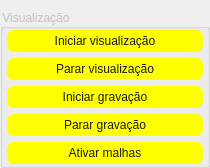
                              <widget class="QFrame" name="frame_29">
                               <property name="frameShape">
                                <enum>QFrame::NoFrame</enum>
                               </property>
                               <property name="frameShadow">
                                <enum>QFrame::Raised</enum>
                               </property>
                               <layout class="QHBoxLayout" name="horizontalLayout_39">
                                <property name="leftMargin">
                                 <number>0</number>
                                </property>
                                <property name="topMargin">
                                 <number>9</number>
                                </property>
                                <property name="rightMargin">
                                 <number>0</number>
                                </property>
                                <property name="bottomMargin">
                                 <number>0</number>
                                </property>
                                <item>
                                 <widget class="QGroupBox" name="groupBox_visu">
                                  <property name="minimumSize">
                                   <size>
                                    <width>210</width>
                                    <height>0</height>
                                   </size>
                                  </property>
                                  <property name="maximumSize">
                                   <size>
                                    <width>16777215</width>
                                    <height>16777215</height>
                                   </size>
                                  </property>
                                  <property name="styleSheet">
                                   <string notr="true">font: 600 9pt &quot;Segoe UI Variable Small&quot;;
color: rgb(192, 192, 192);
</string>
                                  </property>
                                  <property name="title">
                                   <string>Visualização</string>
                                  </property>
                                  <layout class="QGridLayout" name="gridLayout_8">
                                   <property name="leftMargin">
                                    <number>4</number>
                                   </property>
                                   <property name="topMargin">
                                    <number>1</number>
                                   </property>
                                   <property name="rightMargin">
                                    <number>4</number>
                                   </property>
                                   <property name="bottomMargin">
                                    <number>1</number>
                                   </property>
                                   <property name="horizontalSpacing">
                                    <number>2</number>
                                   </property>
                                   <item row="1" column="0">
                                    <widget class="QPushButton" name="btn_stop_visu">
                                     <property name="cursor">
                                      <cursorShape>PointingHandCursor</cursorShape>
                                     </property>
                                     <property name="styleSheet">
                                      <string notr="true">QPushButton{
	padding: 4px;
	border: none;
	color: rgb(26, 26, 26);
	background-color: rgb(255, 255, 0);
	border-radius: 7px;
}

QPushButton::hover{
	color: rgb(63, 63, 63);
	background-color: rgb(255, 255, 38);
}</string>
                                     </property>
                                     <property name="text">
                                      <string>Parar visualização</string>
                                     </property>
                                    </widget>
                                   </item>
                                   <item row="0" column="0">
                                    <widget class="QPushButton" name="btn_visu">
                                     <property name="cursor">
                                      <cursorShape>PointingHandCursor</cursorShape>
                                     </property>
                                     <property name="styleSheet">
                                      <string notr="true">QPushButton{
	padding: 4px;
	border: none;
	color: rgb(26, 26, 26);
	background-color: rgb(255, 255, 0);
	border-radius: 7px;
}

QPushButton::hover{
	color: rgb(63, 63, 63);
	background-color: rgb(255, 255, 38);
}</string>
                                     </property>
                                     <property name="text">
                                      <string>Iniciar visualização</string>
                                     </property>
                                    </widget>
                                   </item>
                                   <item row="3" column="0">
                                    <widget class="QPushButton" name="btn_stop_rec">
                                     <property name="cursor">
                                      <cursorShape>PointingHandCursor</cursorShape>
                                     </property>
                                     <property name="styleSheet">
                                      <string notr="true">QPushButton{
	padding: 4px;
	border: none;
	color: rgb(26, 26, 26);
	background-color: rgb(255, 255, 0);
	border-radius: 7px;
}

QPushButton::hover{
	color: rgb(63, 63, 63);
	background-color: rgb(255, 255, 38);
}</string>
                                     </property>
                                     <property name="text">
                                      <string>Parar gravação</string>
                                     </property>
                                    </widget>
                                   </item>
                                   <item row="2" column="0">
                                    <widget class="QPushButton" name="btn_init_rec">
                                     <property name="cursor">
                                      <cursorShape>PointingHandCursor</cursorShape>
                                     </property>
                                     <property name="styleSheet">
                                      <string notr="true">QPushButton{
	padding: 4px;
	border: none;
	color: rgb(26, 26, 26);
	background-color: rgb(255, 255, 0);
	border-radius: 7px;
}

QPushButton::hover{
	color: rgb(63, 63, 63);
	background-color: rgb(255, 255, 38);
}</string>
                                     </property>
                                     <property name="text">
                                      <string>Iniciar gravação</string>
                                     </property>
                                    </widget>
                                   </item>
                                   <item row="4" column="0">
                                    <widget class="QPushButton" name="atv_mesh">
                                     <property name="cursor">
                                      <cursorShape>PointingHandCursor</cursorShape>
                                     </property>
                                     <property name="styleSheet">
                                      <string notr="true">QPushButton{
	padding: 4px;
	border: none;
	color: rgb(26, 26, 26);
	background-color: rgb(255, 255, 0);
	border-radius: 7px;
}

QPushButton::hover{
	color: rgb(63, 63, 63);
	background-color: rgb(255, 255, 38);
}</string>
                                     </property>
                                     <property name="text">
                                      <string>Ativar malhas</string>
                                     </property>
                                    </widget>
                                   </item>
                                  </layout>
                                 </widget>
                                </item>
                               </layout>
                              </widget>
